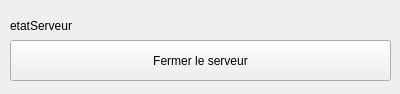
<?xml version="1.0" encoding="UTF-8"?>
<ui version="4.0">
 <class>MainWindow</class>
 <widget class="QMainWindow" name="MainWindow">
  <property name="geometry">
   <rect>
    <x>0</x>
    <y>0</y>
    <width>400</width>
    <height>94</height>
   </rect>
  </property>
  <property name="sizePolicy">
   <sizepolicy hsizetype="Fixed" vsizetype="Fixed">
    <horstretch>0</horstretch>
    <verstretch>0</verstretch>
   </sizepolicy>
  </property>
  <property name="maximumSize">
   <size>
    <width>400</width>
    <height>94</height>
   </size>
  </property>
  <property name="windowTitle">
   <string>M12U - Serveur</string>
  </property>
  <widget class="QWidget" name="centralWidget">
   <widget class="QPushButton" name="btQuitter">
    <property name="geometry">
     <rect>
      <x>10</x>
      <y>40</y>
      <width>381</width>
      <height>41</height>
     </rect>
    </property>
    <property name="text">
     <string>Fermer le serveur</string>
    </property>
   </widget>
   <widget class="QLabel" name="etatServeur">
    <property name="geometry">
     <rect>
      <x>10</x>
      <y>10</y>
      <width>381</width>
      <height>31</height>
     </rect>
    </property>
    <property name="text">
     <string>etatServeur</string>
    </property>
   </widget>
  </widget>
 </widget>
 <layoutdefault spacing="6" margin="11"/>
 <resources/>
 <connections>
  <connection>
   <sender>btQuitter</sender>
   <signal>clicked()</signal>
   <receiver>MainWindow</receiver>
   <slot>close()</slot>
   <hints>
    <hint type="sourcelabel">
     <x>195</x>
     <y>230</y>
    </hint>
    <hint type="destinationlabel">
     <x>199</x>
     <y>149</y>
    </hint>
   </hints>
  </connection>
 </connections>
</ui>
